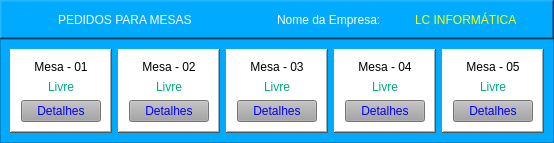
            <widget class="QWidget" name="Mesa">
             <layout class="QGridLayout" name="gridLayout_41">
              <property name="leftMargin">
               <number>0</number>
              </property>
              <property name="topMargin">
               <number>0</number>
              </property>
              <property name="rightMargin">
               <number>0</number>
              </property>
              <property name="bottomMargin">
               <number>0</number>
              </property>
              <property name="spacing">
               <number>0</number>
              </property>
              <item row="0" column="0">
               <widget class="QFrame" name="frame_70">
                <property name="styleSheet">
                 <string notr="true">background-color: rgb(0, 170, 255);</string>
                </property>
                <property name="frameShape">
                 <enum>QFrame::NoFrame</enum>
                </property>
                <property name="frameShadow">
                 <enum>QFrame::Raised</enum>
                </property>
                <layout class="QVBoxLayout" name="verticalLayout_15">
                 <property name="spacing">
                  <number>0</number>
                 </property>
                 <property name="leftMargin">
                  <number>0</number>
                 </property>
                 <property name="topMargin">
                  <number>0</number>
                 </property>
                 <property name="rightMargin">
                  <number>0</number>
                 </property>
                 <property name="bottomMargin">
                  <number>0</number>
                 </property>
                 <item>
                  <widget class="QFrame" name="frame_71">
                   <property name="maximumSize">
                    <size>
                     <width>16777215</width>
                     <height>50</height>
                    </size>
                   </property>
                   <property name="frameShape">
                    <enum>QFrame::WinPanel</enum>
                   </property>
                   <property name="frameShadow">
                    <enum>QFrame::Raised</enum>
                   </property>
                   <layout class="QHBoxLayout" name="horizontalLayout_18">
                    <property name="spacing">
                     <number>0</number>
                    </property>
                    <property name="leftMargin">
                     <number>0</number>
                    </property>
                    <property name="topMargin">
                     <number>0</number>
                    </property>
                    <property name="rightMargin">
                     <number>0</number>
                    </property>
                    <property name="bottomMargin">
                     <number>0</number>
                    </property>
                    <item>
                     <widget class="QFrame" name="frame_104">
                      <property name="frameShape">
                       <enum>QFrame::NoFrame</enum>
                      </property>
                      <property name="frameShadow">
                       <enum>QFrame::Raised</enum>
                      </property>
                      <layout class="QGridLayout" name="gridLayout_58">
                       <property name="leftMargin">
                        <number>0</number>
                       </property>
                       <property name="topMargin">
                        <number>0</number>
                       </property>
                       <property name="rightMargin">
                        <number>0</number>
                       </property>
                       <property name="bottomMargin">
                        <number>0</number>
                       </property>
                       <property name="verticalSpacing">
                        <number>0</number>
                       </property>
                       <item row="0" column="1">
                        <widget class="QLabel" name="label_50">
                         <property name="styleSheet">
                          <string notr="true">color: rgb(255, 255, 255);
font: 75 14pt &quot;MS Shell Dlg 2&quot;;</string>
                         </property>
                         <property name="frameShape">
                          <enum>QFrame::NoFrame</enum>
                         </property>
                         <property name="text">
                          <string>PEDIDOS PARA MESAS</string>
                         </property>
                        </widget>
                       </item>
                       <item row="0" column="0">
                        <widget class="QPushButton" name="pushButton">
                         <property name="minimumSize">
                          <size>
                           <width>0</width>
                           <height>35</height>
                          </size>
                         </property>
                         <property name="maximumSize">
                          <size>
                           <width>50</width>
                           <height>16777215</height>
                          </size>
                         </property>
                         <property name="styleSheet">
                          <string notr="true">border:none;</string>
                         </property>
                         <property name="text">
                          <string/>
                         </property>
                         <property name="icon">
                          <iconset>
                           <normaloff>img/Garcon.png</normaloff>img/Garcon.png</iconset>
                         </property>
                         <property name="iconSize">
                          <size>
                           <width>45</width>
                           <height>45</height>
                          </size>
                         </property>
                        </widget>
                       </item>
                      </layout>
                     </widget>
                    </item>
                    <item>
                     <widget class="QFrame" name="frame_103">
                      <property name="frameShape">
                       <enum>QFrame::NoFrame</enum>
                      </property>
                      <property name="frameShadow">
                       <enum>QFrame::Raised</enum>
                      </property>
                      <layout class="QHBoxLayout" name="horizontalLayout_19">
                       <property name="spacing">
                        <number>0</number>
                       </property>
                       <property name="leftMargin">
                        <number>0</number>
                       </property>
                       <property name="topMargin">
                        <number>0</number>
                       </property>
                       <property name="rightMargin">
                        <number>0</number>
                       </property>
                       <property name="bottomMargin">
                        <number>0</number>
                       </property>
                       <item>
                        <widget class="QLabel" name="label_90">
                         <property name="maximumSize">
                          <size>
                           <width>175</width>
                           <height>16777215</height>
                          </size>
                         </property>
                         <property name="styleSheet">
                          <string notr="true">color: rgb(255, 255, 255);
font: 75 14pt &quot;MS Shell Dlg 2&quot;;</string>
                         </property>
                         <property name="frameShape">
                          <enum>QFrame::NoFrame</enum>
                         </property>
                         <property name="text">
                          <string>Nome da Empresa:</string>
                         </property>
                        </widget>
                       </item>
                       <item>
                        <widget class="QLabel" name="Lb_Nome_Empresa">
                         <property name="styleSheet">
                          <string notr="true">color: rgb(255, 255, 0);
font: 75 14pt &quot;MS Shell Dlg 2&quot;;</string>
                         </property>
                         <property name="frameShape">
                          <enum>QFrame::NoFrame</enum>
                         </property>
                         <property name="text">
                          <string>LC INFORMÁTICA</string>
                         </property>
                        </widget>
                       </item>
                      </layout>
                     </widget>
                    </item>
                   </layout>
                  </widget>
                 </item>
                 <item>
                  <widget class="QFrame" name="frame_72">
                   <property name="frameShape">
                    <enum>QFrame::StyledPanel</enum>
                   </property>
                   <property name="frameShadow">
                    <enum>QFrame::Raised</enum>
                   </property>
                   <layout class="QGridLayout" name="gridLayout_47">
                    <item row="0" column="0">
                     <widget class="QFrame" name="Frame_Mesa01">
                      <property name="maximumSize">
                       <size>
                        <width>196</width>
                        <height>146</height>
                       </size>
                      </property>
                      <property name="styleSheet">
                       <string notr="true">background-color: rgb(255, 255, 255);</string>
                      </property>
                      <property name="frameShape">
                       <enum>QFrame::WinPanel</enum>
                      </property>
                      <property name="frameShadow">
                       <enum>QFrame::Raised</enum>
                      </property>
                      <layout class="QGridLayout" name="gridLayout_42">
                       <item row="1" column="0">
                        <widget class="QLabel" name="Lb_Status_Mesa01">
                         <property name="styleSheet">
                          <string notr="true">color: rgb(0, 170, 127);

font: 75 14pt &quot;MS Shell Dlg 2&quot;;</string>
                         </property>
                         <property name="text">
                          <string>Livre</string>
                         </property>
                         <property name="alignment">
                          <set>Qt::AlignCenter</set>
                         </property>
                        </widget>
                       </item>
                       <item row="2" column="0">
                        <widget class="QPushButton" name="Bt_Mesa01">
                         <property name="maximumSize">
                          <size>
                           <width>85</width>
                           <height>16777215</height>
                          </size>
                         </property>
                         <property name="styleSheet">
                          <string notr="true">background-color: rgb(162, 162, 162);
color: rgb(0, 0, 255);</string>
                         </property>
                         <property name="text">
                          <string>Detalhes</string>
                         </property>
                        </widget>
                       </item>
                       <item row="0" column="0">
                        <widget class="QLabel" name="Lb_Mesa01">
                         <property name="styleSheet">
                          <string notr="true">font: 14pt &quot;MS Shell Dlg 2&quot;;</string>
                         </property>
                         <property name="text">
                          <string>Mesa - 01</string>
                         </property>
                         <property name="alignment">
                          <set>Qt::AlignCenter</set>
                         </property>
                        </widget>
                       </item>
                      </layout>
                     </widget>
                    </item>
                    <item row="0" column="1">
                     <widget class="QFrame" name="Frame_Mesa02">
                      <property name="maximumSize">
                       <size>
                        <width>196</width>
                        <height>146</height>
                       </size>
                      </property>
                      <property name="styleSheet">
                       <string notr="true">background-color: rgb(255, 255, 255);</string>
                      </property>
                      <property name="frameShape">
                       <enum>QFrame::WinPanel</enum>
                      </property>
                      <property name="frameShadow">
                       <enum>QFrame::Raised</enum>
                      </property>
                      <layout class="QGridLayout" name="gridLayout_46">
                       <item row="0" column="0">
                        <widget class="QLabel" name="Lb_Mesa02">
                         <property name="styleSheet">
                          <string notr="true">font: 14pt &quot;MS Shell Dlg 2&quot;;</string>
                         </property>
                         <property name="text">
                          <string>Mesa - 02</string>
                         </property>
                         <property name="alignment">
                          <set>Qt::AlignCenter</set>
                         </property>
                        </widget>
                       </item>
                       <item row="1" column="0">
                        <widget class="QLabel" name="Lb_Status_Mesa02">
                         <property name="styleSheet">
                          <string notr="true">color: rgb(0, 170, 127);

font: 75 14pt &quot;MS Shell Dlg 2&quot;;</string>
                         </property>
                         <property name="text">
                          <string>Livre</string>
                         </property>
                         <property name="alignment">
                          <set>Qt::AlignCenter</set>
                         </property>
                        </widget>
                       </item>
                       <item row="2" column="0">
                        <widget class="QPushButton" name="Bt_Mesa02">
                         <property name="maximumSize">
                          <size>
                           <width>85</width>
                           <height>16777215</height>
                          </size>
                         </property>
                         <property name="styleSheet">
                          <string notr="true">background-color: rgb(162, 162, 162);
color: rgb(0, 0, 255);</string>
                         </property>
                         <property name="text">
                          <string>Detalhes</string>
                         </property>
                        </widget>
                       </item>
                      </layout>
                     </widget>
                    </item>
                    <item row="0" column="2">
                     <widget class="QFrame" name="Frame_Mesa03">
                      <property name="maximumSize">
                       <size>
                        <width>196</width>
                        <height>146</height>
                       </size>
                      </property>
                      <property name="styleSheet">
                       <string notr="true">background-color: rgb(255, 255, 255);</string>
                      </property>
                      <property name="frameShape">
                       <enum>QFrame::WinPanel</enum>
                      </property>
                      <property name="frameShadow">
                       <enum>QFrame::Raised</enum>
                      </property>
                      <layout class="QGridLayout" name="gridLayout_45">
                       <item row="0" column="0">
                        <widget class="QLabel" name="Lb_Mesa03">
                         <property name="styleSheet">
                          <string notr="true">font: 14pt &quot;MS Shell Dlg 2&quot;;</string>
                         </property>
                         <property name="text">
                          <string>Mesa - 03</string>
                         </property>
                         <property name="alignment">
                          <set>Qt::AlignCenter</set>
                         </property>
                        </widget>
                       </item>
                       <item row="1" column="0">
                        <widget class="QLabel" name="Lb_Status_Mesa03">
                         <property name="styleSheet">
                          <string notr="true">color: rgb(0, 170, 127);

font: 75 14pt &quot;MS Shell Dlg 2&quot;;</string>
                         </property>
                         <property name="text">
                          <string>Livre</string>
                         </property>
                         <property name="alignment">
                          <set>Qt::AlignCenter</set>
                         </property>
                        </widget>
                       </item>
                       <item row="2" column="0">
                        <widget class="QPushButton" name="Bt_Mesa03">
                         <property name="maximumSize">
                          <size>
                           <width>85</width>
                           <height>16777215</height>
                          </size>
                         </property>
                         <property name="styleSheet">
                          <string notr="true">background-color: rgb(162, 162, 162);
color: rgb(0, 0, 255);</string>
                         </property>
                         <property name="text">
                          <string>Detalhes</string>
                         </property>
                        </widget>
                       </item>
                      </layout>
                     </widget>
                    </item>
                    <item row="0" column="3">
                     <widget class="QFrame" name="frame_Mesa_04">
                      <property name="maximumSize">
                       <size>
                        <width>196</width>
                        <height>146</height>
                       </size>
                      </property>
                      <property name="styleSheet">
                       <string notr="true">background-color: rgb(255, 255, 255);</string>
                      </property>
                      <property name="frameShape">
                       <enum>QFrame::WinPanel</enum>
                      </property>
                      <property name="frameShadow">
                       <enum>QFrame::Raised</enum>
                      </property>
                      <layout class="QGridLayout" name="gridLayout_44">
                       <item row="0" column="0">
                        <widget class="QLabel" name="Lb_Mesa04">
                         <property name="styleSheet">
                          <string notr="true">font: 14pt &quot;MS Shell Dlg 2&quot;;</string>
                         </property>
                         <property name="text">
                          <string>Mesa - 04</string>
                         </property>
                         <property name="alignment">
                          <set>Qt::AlignCenter</set>
                         </property>
                        </widget>
                       </item>
                       <item row="1" column="0">
                        <widget class="QLabel" name="Lb_Status_Mesa04">
                         <property name="styleSheet">
                          <string notr="true">color: rgb(0, 170, 127);

font: 75 14pt &quot;MS Shell Dlg 2&quot;;</string>
                         </property>
                         <property name="text">
                          <string>Livre</string>
                         </property>
                         <property name="alignment">
                          <set>Qt::AlignCenter</set>
                         </property>
                        </widget>
                       </item>
                       <item row="2" column="0">
                        <widget class="QPushButton" name="Bt_Mesa04">
                         <property name="maximumSize">
                          <size>
                           <width>85</width>
                           <height>16777215</height>
                          </size>
                         </property>
                         <property name="styleSheet">
                          <string notr="true">background-color: rgb(162, 162, 162);
color: rgb(0, 0, 255);</string>
                         </property>
                         <property name="text">
                          <string>Detalhes</string>
                         </property>
                        </widget>
                       </item>
                      </layout>
                     </widget>
                    </item>
                    <item row="0" column="4">
                     <widget class="QFrame" name="frame_Mesa_05">
                      <property name="maximumSize">
                       <size>
                        <width>196</width>
                        <height>146</height>
                       </size>
                      </property>
                      <property name="styleSheet">
                       <string notr="true">background-color: rgb(255, 255, 255);</string>
                      </property>
                      <property name="frameShape">
                       <enum>QFrame::WinPanel</enum>
                      </property>
                      <property name="frameShadow">
                       <enum>QFrame::Raised</enum>
                      </property>
                      <layout class="QGridLayout" name="gridLayout_43">
                       <item row="0" column="0">
                        <widget class="QLabel" name="Lb_Mesa05">
                         <property name="styleSheet">
                          <string notr="true">font: 14pt &quot;MS Shell Dlg 2&quot;;</string>
                         </property>
                         <property name="text">
                          <string>Mesa - 05</string>
                         </property>
                         <property name="alignment">
                          <set>Qt::AlignCenter</set>
                         </property>
                        </widget>
                       </item>
                       <item row="1" column="0">
                        <widget class="QLabel" name="Lb_Status_Mesa05">
                         <property name="styleSheet">
                          <string notr="true">color: rgb(0, 170, 127);

font: 75 14pt &quot;MS Shell Dlg 2&quot;;</string>
                         </property>
                         <property name="text">
                          <string>Livre</string>
                         </property>
                         <property name="alignment">
                          <set>Qt::AlignCenter</set>
                         </property>
                        </widget>
                       </item>
                       <item row="2" column="0">
                        <widget class="QPushButton" name="Bt_Mesa05">
                         <property name="maximumSize">
                          <size>
                           <width>85</width>
                           <height>16777215</height>
                          </size>
                         </property>
                         <property name="styleSheet">
                          <string notr="true">background-color: rgb(162, 162, 162);
color: rgb(0, 0, 255);</string>
                         </property>
                         <property name="text">
                          <string>Detalhes</string>
                         </property>
                        </widget>
                       </item>
                      </layout>
                     </widget>
                    </item>
                   </layout>
                  </widget>
                 </item>
                </layout>
               </widget>
              </item>
             </layout>
            </widget>
